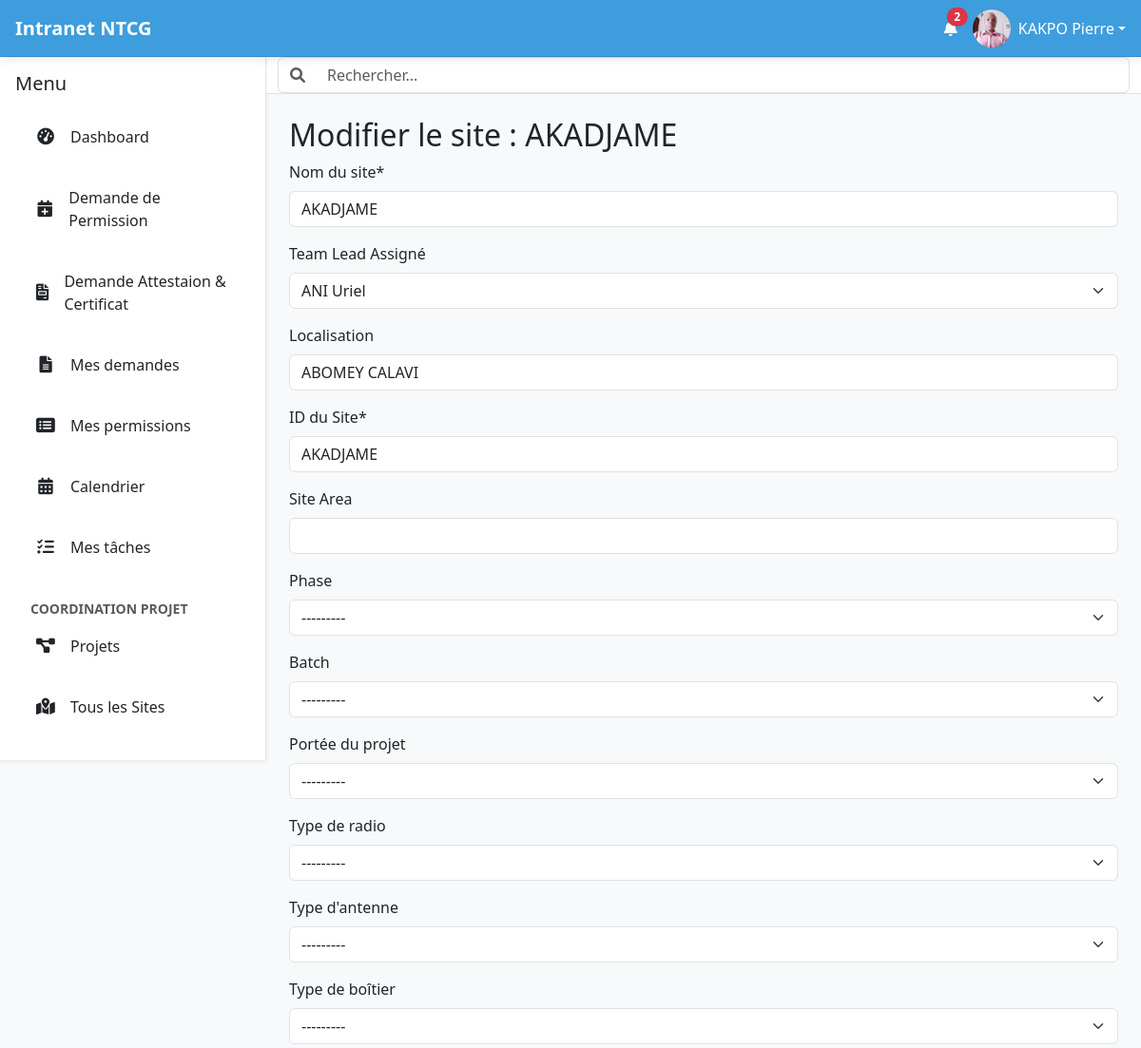
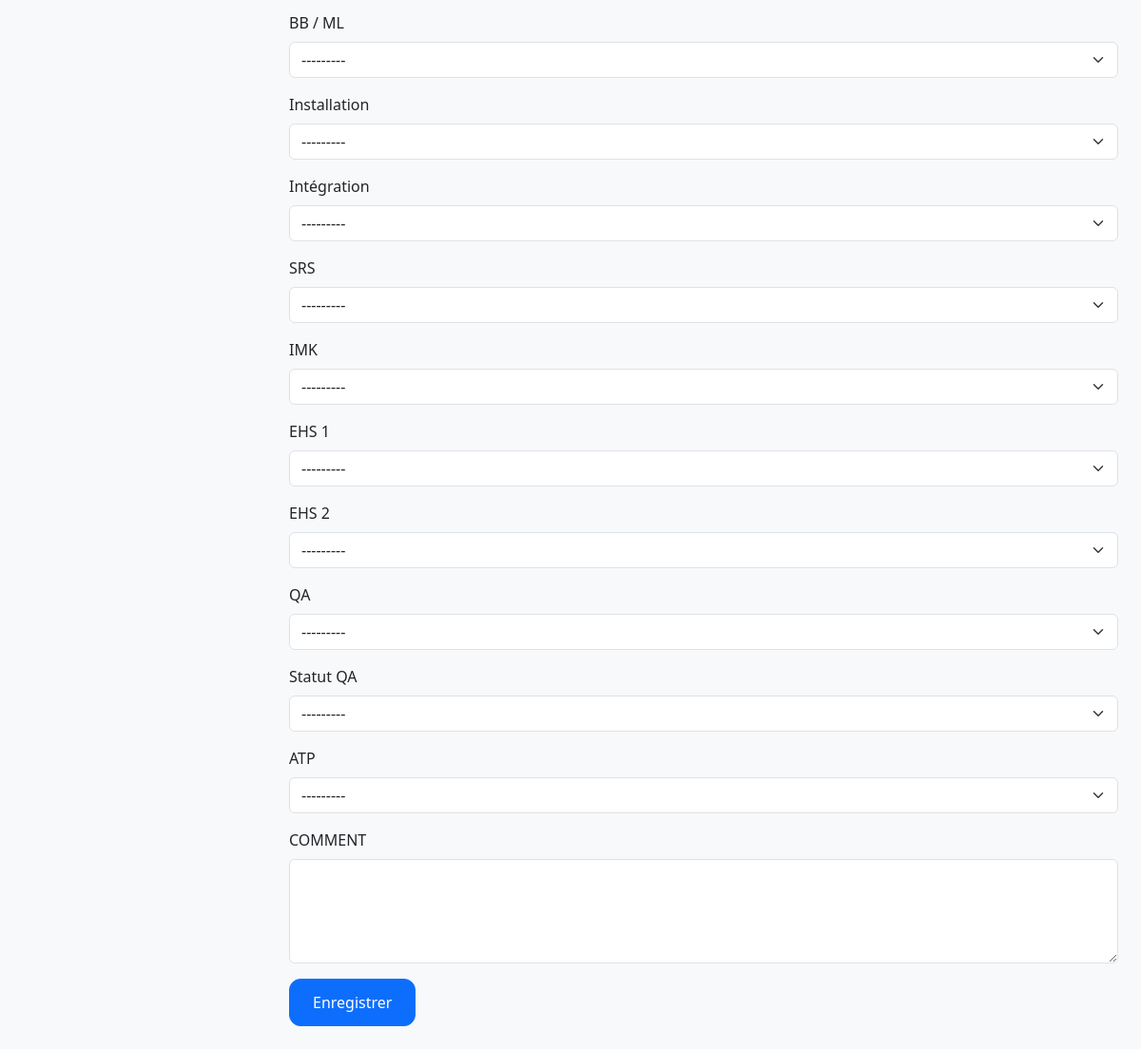
The page /management/site/7/edit/ (signed in) on the database its author committed (2 pictures, top to bottom).
### intranet/models.py (models this page shows, shortened)
class User(AbstractUser):
    date_de_naissance = models.DateField(null=True, blank=True)
    nationalite = CountryField(blank=True)
    pays_de_naissance = CountryField(blank=True)
    type_sanguin = models.CharField(max_length=5, blank=True)
    adresse = models.CharField(max_length=255, blank=True)
    telephone_personnel = models.CharField(max_length=20, blank=True)
    piece_type = models.ForeignKey(PieceType, on_delete=models.SET_NULL, null=True, blank=True, verbose_name="Type de pièce d'identité")
    piece_number = models.CharField(max_length=100, blank=True, verbose_name="Numéro de la pièce d'identité")
    personal_email = models.EmailField(blank=True, null=True, verbose_name="Email personnel")
    emergency_contact_name = models.CharField(max_length=255, blank=True, verbose_name="Nom et prénom du contact d'urgence")
    emergency_contact_phone = models.CharField(max_length=20, blank=True, verbose_name="Téléphone du contact d'urgence")
    allergies = models.TextField(blank=True)
    maladies_chroniques = models.TextField(blank=True)
    medicaments = models.TextField(blank=True)
    job_role = models.ForeignKey(JobRole, on_delete=models.SET_NULL, null=True, blank=True)
    departement = models.ForeignKey(Department, on_delete=models.SET_NULL, null=True, blank=True)
    date_embauche = models.DateField(null=True, blank=True)
    professional_email = models.EmailField(blank=True, null=True, verbose_name="Email professionnel")
    contract_type = models.ForeignKey(ContractType, on_delete=models.SET_NULL, null=True, blank=True, verbose_name="Type de contrat")
    isignum = models.CharField(max_length=100, blank=True, verbose_name="Numéro Isignum")
    eritop_id = models.CharField(max_length=100, blank=True, verbose_name="ID Eritop")
    country = models.ForeignKey(Country, on_delete=models.SET_NULL, null=True, blank=True, verbose_name="Pays de l'employé")
    managed_countries = models.ManyToManyField(Country, related_name='managers', blank=True, verbose_name="Pays gérés")
    bank_info = models.ForeignKey(BankInfo, on_delete=models.SET_NULL, null=True, blank=True, verbose_name="Nom de la banque")
    bank_account_number = models.CharField(max_length=50, blank=True, verbose_name="Numéro de compte bancaire")
    cnss = models.CharField(max_length=50, verbose_name="Numéro CNSS/Sécurité Sociale", blank=True)
    dependants = models.TextField(blank=True)
    employee_id = models.CharField(max_length=100, unique=True, blank=True, verbose_name="Numéro de matricule")
    photo_profil = models.ImageField(upload_to='photos_profils/', null=True, blank=True)
    def __str__(self):
        return f"{self.first_name} {self.last_name}"
    class Meta:
        ordering = ['last_name', 'first_name']
        indexes = [
            models.Index(fields=['last_name', 'first_name']),
            models.Index(fields=['is_active']),
            models.Index(fields=['departement']),
            models.Index(fields=['country']),
            models.Index(fields=['email']),
            models.Index(fields=['is_active', 'country']),
        ]

class Site(models.Model):
    name = models.CharField(max_length=255, verbose_name="Nom du site")
    project = models.ForeignKey('Project', on_delete=models.CASCADE, related_name='sites', verbose_name="Projet")
    team_lead = models.ForeignKey(settings.AUTH_USER_MODEL, on_delete=models.SET_NULL, null=True, blank=True, verbose_name="Team Lead Assigné")
    location = models.CharField(max_length=255, blank=True, null=True, verbose_name="Localisation")
    site_id = models.CharField(max_length=100, unique=True, verbose_name="ID du Site")
    site_area = models.CharField(max_length=100, verbose_name="Site Area", blank=True, null=True)
    phase = models.ForeignKey(Phase, on_delete=models.SET_NULL, null=True, blank=True, verbose_name="Phase")
    batch = models.ForeignKey(Batch, on_delete=models.SET_NULL, null=True, blank=True, verbose_name="Batch")
    project_scope = models.ForeignKey(ProjectScope, on_delete=models.SET_NULL, null=True, blank=True, verbose_name="Portée du projet")
    radio_type = models.ForeignKey(RadioType, on_delete=models.SET_NULL, null=True, blank=True, verbose_name="Type de radio")
    antenna_type = models.ForeignKey(AntennaType, on_delete=models.SET_NULL, null=True, blank=True, verbose_name="Type d'antenne")
    enclosure_type = models.ForeignKey(EnclosureType, on_delete=models.SET_NULL, null=True, blank=True, verbose_name="Type de boîtier")
    bb_ml = models.ForeignKey(BBML, on_delete=models.SET_NULL, null=True, blank=True, verbose_name="BB / ML")
    installation = models.ForeignKey(SiteStatus, on_delete=models.SET_NULL, null=True, blank=True, related_name='installation_sites', verbose_name="Installation")
    integration = models.ForeignKey(SiteStatus, on_delete=models.SET_NULL, null=True, blank=True, related_name='integration_sites', verbose_name="Intégration")
    srs = models.ForeignKey(SiteStatus, on_delete=models.SET_NULL, null=True, blank=True, related_name='srs_sites', verbose_name="SRS")
    imk = models.ForeignKey(SiteStatus, on_delete=models.SET_NULL, null=True, blank=True, related_name='imk_sites', verbose_name="IMK")
    ehs_1 = models.ForeignKey(SiteStatus, on_delete=models.SET_NULL, null=True, blank=True, related_name='ehs1_sites', verbose_name="EHS 1")
    ehs_2 = models.ForeignKey(SiteStatus, on_delete=models.SET_NULL, null=True, blank=True, related_name='ehs2_sites', verbose_name="EHS 2")
    qa = models.ForeignKey(SiteStatus, on_delete=models.SET_NULL, null=True, blank=True, related_name='qa_sites', verbose_name="QA")
    qa_status = models.ForeignKey(QAStatus, on_delete=models.SET_NULL, null=True, blank=True, verbose_name="Statut QA")
    atp = models.ForeignKey(SiteStatus, on_delete=models.SET_NULL, null=True, blank=True, related_name='atp_sites', verbose_name="ATP")
    comment = models.TextField(verbose_name="COMMENT", blank=True, null=True)
    class Meta:
        verbose_name = "Site"
        verbose_name_plural = "Sites"

### intranet/site_choices.py (models this page shows)
class Phase(models.Model):
    name = models.CharField(max_length=100, unique=True)
    def __str__(self):
        return self.name

class Batch(models.Model):
    name = models.CharField(max_length=100, unique=True)
    def __str__(self):
        return self.name

class AntennaType(models.Model):
    name = models.CharField(max_length=100, unique=True)
    def __str__(self):
        return self.name

### intranet/decorators.py (the view)
    def wrapper_func(request, *args, **kwargs):
        group_name = 'Coordinateur de Projet'
        if request.user.groups.filter(name=group_name).exists():
            return view_func(request, *args, **kwargs)
        else:
            raise PermissionDenied

### intranet/forms.py
class AddSiteForm(forms.ModelForm):
    class Meta:
        model = Site
        fields = [
            'name', 'team_lead', 'location', 'site_id', 'site_area',
            'phase', 'batch', 'project_scope', 'radio_type', 'antenna_type',
            'enclosure_type', 'bb_ml', 'installation', 'integration', 'srs',
            'imk', 'ehs_1', 'ehs_2', 'qa', 'qa_status', 'atp', 'comment'
        ]
        widgets = {
            'comment': forms.Textarea(attrs={'rows': 4}),
        }
    def __init__(self, *args, **kwargs):
        super().__init__(*args, **kwargs)
        try:
            team_lead_group = Group.objects.get(name=TEAM_LEAD_GROUP_NAME)
            self.fields['team_lead'].queryset = User.objects.filter(groups=team_lead_group).order_by('last_name')
        except Group.DoesNotExist:
            self.fields['team_lead'].queryset = User.objects.none()

### intranet/context_processors.py (called while the page is built, shortened)
def user_groups(request):
    if request.user.is_authenticated:
        group_names = list(request.user.groups.values_list('name', flat=True))
        return {
            'user_groups': group_names,
            'is_rh': 'Ressources Humaines' in group_names,
            'is_coordinator': 'Coordinateur de Projet' in group_names,
            'is_country_manager': 'Country Manager' in group_names,
            'is_team_lead': 'Team Lead' in group_names,
        }

def unread_notifications(request):
    if request.user.is_authenticated:
       unread_count = Notification.objects.filter(user=request.user, is_read=False).count()
    else:
        unread_count = 0
    return {'unread_notifications_count': unread_count}

### intranet/site_choices.py (called while the page is built)
    def __str__(self):
        return self.name

    def __str__(self):
        return self.name

### intranet/templatetags/intranet_tags.py (called while the page is built)
@register.filter(name='has_group')
def has_group(user, group_name):
    if user.is_authenticated:
        groups = user.groups.all()
        result = user.groups.filter(name=group_name).exists()
        return result
    return False

### templates/intranet/edit_site.html (shortened to what this page needs)
{% extends 'intranet/base.html' %}
{% load crispy_forms_tags %}
{% block content %}
    <h2>Modifier le site : {{ site.name }}</h2>
    <form method="post">
        {{ form|crispy }}
        <button type="submit" class="btn btn-primary">Enregistrer</button>
    </form>
{% endblock %}

### templates/intranet/base.html (shortened to what this page needs)
{% load static intranet_tags %}
<!doctype html>
<html lang="fr">
<head>
    <link rel="stylesheet" href="https://cdn.jsdelivr.net/npm/bootstrap@5.3.3/dist/css/bootstrap.min.css"
          media="print" onload="this.media='all'">
    <link rel="stylesheet" href="https://cdnjs.cloudflare.com/ajax/libs/font-awesome/6.0.0-beta3/css/all.min.css">
    <link rel="stylesheet" type="text/css" href="https://cdn.datatables.net/2.0.8/css/dataTables.dataTables.css">
</head>
<body>
    <header id="top-header" class="d-flex justify-content-between align-items-center">
        <div class="d-flex align-items-center">
            <a href="{% url 'home_view' %}" class="text-decoration-none text-white d-flex align-items-center">
                <span class="fs-5 fw-bold">Intranet NTCG</span>
            </a>
        </div>
        <div class="d-flex align-items-center">
            <a href="{% url 'notifications' %}" class="text-white me-3 position-relative touch-feedback"
                data-bs-toggle="tooltip" data-bs-placement="bottom" title="Notifications" aria-label="Notifications">
                <i class="fas fa-bell"></i>
                {% if unread_notifications_count > 0 %}
                <span class="position-absolute top-0 start-100 translate-middle badge rounded-pill bg-danger notification-count">
                    {{ unread_notifications_count }}
                </span>
                {% endif %}
            </a>
            <div class="dropdown">
                <a class="text-white d-flex align-items-center text-decoration-none dropdown-toggle touch-feedback" href="#"
                    id="profileDropdown" role="button" data-bs-toggle="dropdown" aria-expanded="false"
                    aria-label="Menu profil">
                    <img src="{% if user.photo_profil %}{{ user.photo_profil.url }}{% else %}{% static 'images/default_profile.png' %}{% endif %}"
                         alt="Avatar de {{ user.get_full_name|default:user.username }}"
                         class="rounded-circle me-2" width="40" height="40" style="object-fit: cover;">
                    <span class="d-none d-sm-inline">{{ user.get_full_name|default:user.username }}</span>
                </a>
            </div>
        </div>
    </header>
    <div id="main-wrapper">
        <nav id="sidebar" class="shadow-sm" aria-label="Menu principal">
            <div class="p-3">
                <div class="d-flex justify-content-between align-items-center mb-3">
                    <h5 class="mb-0">Menu</h5>
                </div>
                <ul class="nav nav-pills flex-column mb-auto" id="sidebar-nav-links">
                   <li class="nav-item">
                        <a href="{% url 'dashboard' %}" class="nav-link {% if request.resolver_match.url_name == 'home_view' %}active{% endif %} touch-feedback">
                            <i class="fas fa-tachometer-alt"></i> Dashboard
                        </a>
                    </li>
                    <li class="nav-item">
                        <a class="nav-link touch-feedback" href="{% url 'submit_leave_request' %}">
                            <i class="fas fa-calendar-plus"></i>
                            <span>Demande de Permission</span>
                        </a>
                    </li>
                    <li class="nav-item">
                        <a class="nav-link touch-feedback" href="{% url 'request_document' %}">
                            <i class="fas fa-file-invoice"></i> Demande Attestaion & Certificat
                        </a>
                    </li>
                    <li class="nav-item">
                        <a class="nav-link touch-feedback" href="{% url 'my_document_requests' %}">
                            <i class="fas fa-file-alt"></i> Mes demandes
                        </a>
                    </li>
                    <li class="nav-item">
                        <a class="nav-link touch-feedback" href="{% url 'my_leave_requests' %}">
                            <i class="fas fa-list-alt"></i>
                            <span>Mes permissions</span>
                        </a>
                    </li>
                    {% if user.is_authenticated %}
                    <li class="nav-item">
                        <a href="#" class="nav-link touch-feedback">
                            <i class="fas fa-calendar-alt"></i> Calendrier
                        </a>
                    </li>
                    <li class="nav-item">
                        <a href="#" class="nav-link touch-feedback">
                            <i class="fas fa-tasks"></i> Mes tâches
                        </a>
                    </li>
                    {% endif %}
                    {% if request.user|has_group:"Coordinateur de Projet" %}
                    <li class="nav-item mt-3">
                        <small class="text-muted px-3"><strong>COORDINATION PROJET</strong></small>
                    </li>
                    <li class="nav-item">
                        <a href="{% url 'project_dashboard' %}" class="nav-link {% if request.resolver_match.url_name == 'project_dashboard' %}active{% endif %} touch-feedback">
                            <i class="fas fa-project-diagram"></i> Projets
                        </a>
                    </li>
                    <li class="nav-item">
                        <a href="{% url 'site_list' %}" class="nav-link {% if request.resolver_match.url_name == 'site_list' %}active{% endif %} touch-feedback">
                            <i class="fas fa-map-marked-alt"></i> Tous les Sites
                        </a>
                    </li>
                    {% endif %}
                    {% if request.user|has_group:"Country Manager" or request.user|has_group:"Coordinateur de Projet" %}
                        <li class="nav-item mt-3">
                            <small class="text-muted px-3"><strong>MANAGEMENT</strong></small>
                        </li>
                        {% endif %}
                </ul>
            </div>
        </nav>
        <div id="content-area">
            <nav id="top-navbar" class="bg-white border-bottom">
                <div class="container-fluid">
                    <form class="d-flex w-100">
                        <div class="input-group">
                            <span class="input-group-text bg-white border-end-0">
                                <i class="fas fa-search text-muted"></i>
                            </span>
                            <input class="form-control border-start-0" type="search"
                                   placeholder="Rechercher..." aria-label="Search" id="global-search"
                                   style="font-size: 16px;">
                        </div>
                    </form>
                </div>
            </nav>
            <main id="main-content" class="p-3 p-lg-4">
                {% block content %}
                {% endblock %}
            </main>
        </div>
    </div>
</body>
</html>

### rows shown on the page
User: photo_profil (picture), get_full_name "KAKPO Pierre"
Site: name "AKADJAME", team_lead "ANI Uriel", location "ABOMEY CALAVI", site_id "AKADJAME", phase "---------", batch "---------", project_scope "---------", radio_type "---------", antenna_type "---------", enclosure_type "---------", bb_ml "---------", installation "---------", integration "---------", srs "---------", imk "---------", ehs_1 "---------", ehs_2 "---------", qa "---------", qa_status "---------", atp "---------"

### other values the page prints
{{ unread_notifications_count }} "2"
